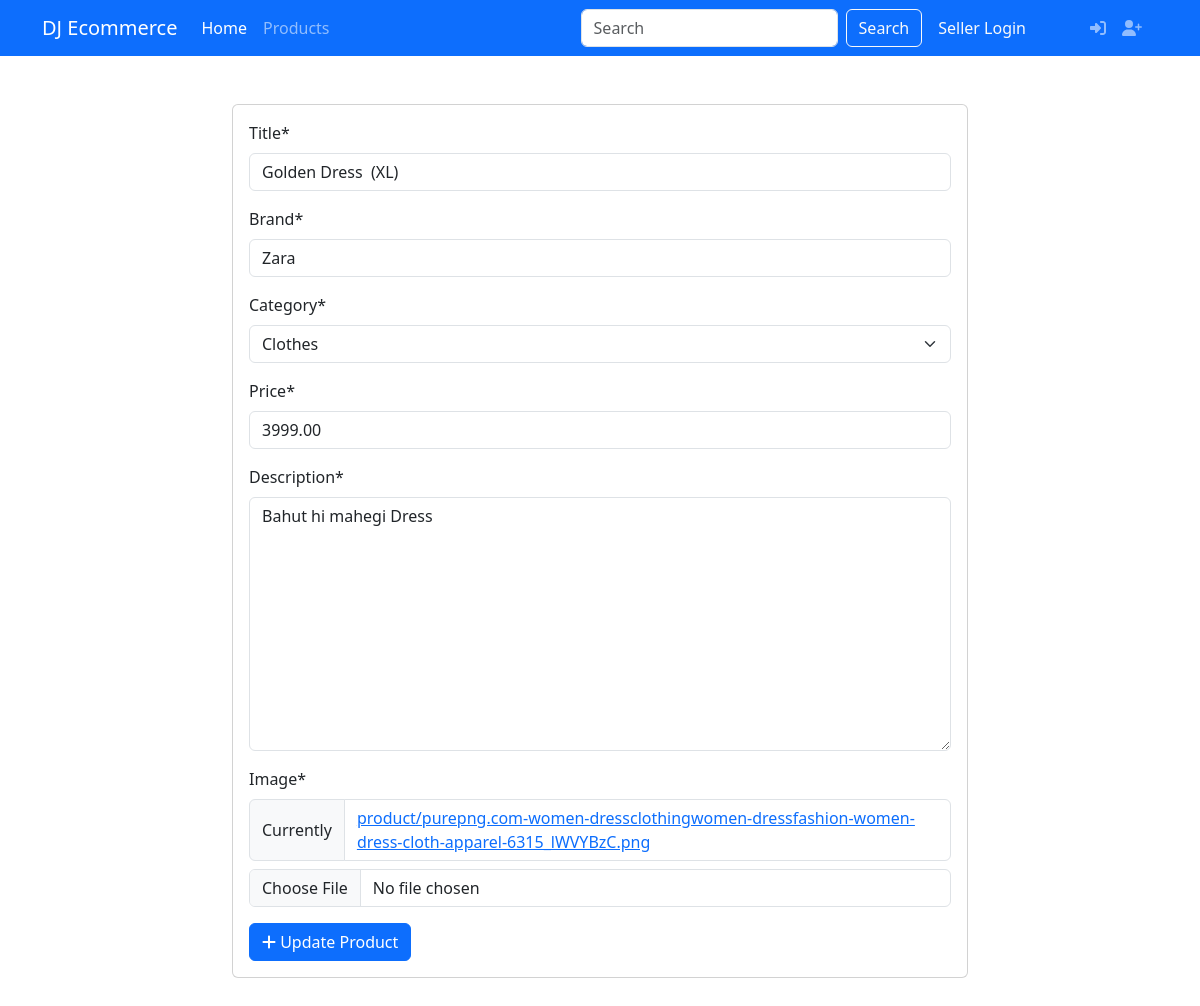
The page /product/edit/golden-dress-xl/ on the database its author committed.
### products/models.py (models this page shows)
class Product(models.Model):
    title = models.CharField(max_length=255)
    brand = models.CharField(max_length=255, default="N/A")
    category = models.ForeignKey(Category, on_delete=models.DO_NOTHING)
    price = models.DecimalField(max_digits=10, decimal_places=2)
    seller = models.ForeignKey(User, on_delete=models.CASCADE)
    description = models.TextField()
    image = models.ImageField(upload_to='product/')
    slug = models.SlugField(max_length=255, unique=True)
    created_at = models.DateTimeField(auto_now_add=True)
    updated_at = models.DateTimeField(auto_now=True)

### products/views.py (the view, shortened to what this page needs)
# urls.py: path('product/edit/<slug:slug>/', product_edit, name='product_edit'),
def product_edit(request,slug):
    product = get_object_or_404(Product, slug=slug)
    form = ProductForm(instance=product)
    return render(
        request,'products/edit.html',
        context={'form': form}
    )

### products/forms.py
class ProductForm(forms.ModelForm):
    class Meta:
        model = Product
        fields = ['title','brand','category',
                'price','description','image']

### products/models.py (called while the page is built)
    def __str__(self):
        return self.name

### templates/products/edit.html (shortened to what this page needs)
{% extends 'layout/base.html' %}
{% load static %}
{% load crispy_forms_tags %}
{% block content %}
<div class="container py-5">
    <div class="row">
        <div class="col-md-8 mx-auto">
            <form method="post" class="card" enctype="multipart/form-data">
                <div class="card-body">
                    {{ form|crispy }}
                    <button class="btn btn-primary">
                        <i class="fas fa-plus"></i> Update Product
                    </button>
                </div>
            </form>
        </div>
    </div>
</div>
{% endblock content %}

### rows shown on the page
Product: title "Golden Dress (XL)", brand "Zara", category "Clothes", price "3999.00", description "Bahut hi mahegi Dress"
